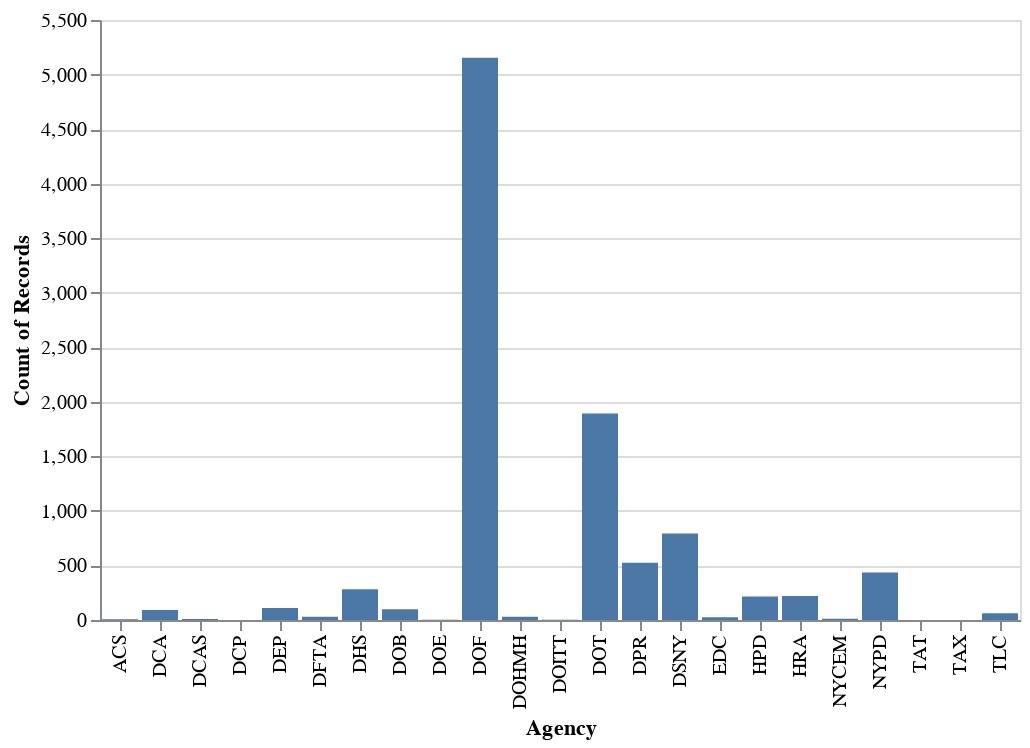

The notebook cell saved with this chart:
### Code cell
alt.Chart(phone_calls).mark_bar().encode(
    x='Agency',
    y='count()',
)

### Figure 1 — Vega specification as saved in the notebook (floating-point values rounded to 4 significant figures)
{"$schema": "https://vega.github.io/schema/vega/v5.json", "data": [{"name": "source_0", "values": [{"Agency": "DPR", "__count": 524}, {"Agency": "DOF", "__count": 5154}, {"Agency": "DOT", "__count": 1892}, {"Agency": "HPD", "__count": 215}, {"Agency": "HRA", "__count": 219}, {"Agency": "DSNY", "__count": 794}, {"Agency": "TLC", "__count": 62}, {"Agency": "DOB", "__count": 98}, {"Agency": "NYPD", "__count": 435}, {"Agency": "DFTA", "__count": 29}, {"Agency": "DCA", "__count": 92}, {"Agency": "DHS", "__count": 283}, {"Agency": "DEP", "__count": 109}, {"Agency": "NYCEM", "__count": 12}, {"Agency": "DOE", "__count": 3}, {"Agency": "EDC", "__count": 26}, {"Agency": "DOHMH", "__count": 30}, {"Agency": "DOITT", "__count": 2}, {"Agency": "ACS", "__count": 8}, {"Agency": "TAT", "__count": 1}, {"Agency": "DCAS", "__count": 10}, {"Agency": "DCP", "__count": 1}, {"Agency": "TAX", "__count": 1}]}, {"name": "source_0_x_domain_Agency", "values": [{"Agency": "DPR"}, {"Agency": "DOF"}, {"Agency": "DOT"}, {"Agency": "HPD"}, {"Agency": "HRA"}, {"Agency": "DSNY"}, {"Agency": "TLC"}, {"Agency": "DOB"}, {"Agency": "NYPD"}, {"Agency": "DFTA"}, {"Agency": "DCA"}, {"Agency": "DHS"}, {"Agency": "DEP"}, {"Agency": "NYCEM"}, {"Agency": "DOE"}, {"Agency": "EDC"}, {"Agency": "DOHMH"}, {"Agency": "DOITT"}, {"Agency": "ACS"}, {"Agency": "TAT"}, {"Agency": "DCAS"}, {"Agency": "DCP"}, {"Agency": "TAX"}]}, {"name": "source_0_y_domain___count", "values": [{"min": 1, "max": 5154}]}], "signals": [{"name": "x_step", "value": 20}, {"name": "width", "update": "bandspace(domain('x').length, 0.1, 0.05) * x_step"}], "marks": [{"type": "rect", "name": "marks", "from": {"data": "source_0"}, "encode": {"update": {"y": {"field": "__count", "scale": "y"}, "x": {"field": "Agency", "scale": "x"}, "width": {"signal": "max(0.25, bandwidth('x'))"}, "ariaRoleDescription": {"value": "bar"}, "y2": {"value": 0, "scale": "y"}, "description": {"signal": "\"Agency: \" + (isValid(datum[\"Agency\"]) ? datum[\"Agency\"] : \"\"+datum[\"Agency\"]) + \"; Count of Records: \" + (format(datum[\"__count\"], \"\"))"}, "fill": {"value": "#4c78a8"}}}, "style": ["bar"]}], "scales": [{"name": "x", "type": "band", "domain": {"data": "source_0_x_domain_Agency", "field": "Agency", "sort": true}, "range": {"step": {"signal": "x_step"}}, "paddingInner": 0.1, "paddingOuter": 0.05}, {"name": "y", "type": "linear", "domain": [{"signal": "(data(\"source_0_y_domain___count\")[0] || {}).min"}, {"signal": "(data(\"source_0_y_domain___count\")[0] || {}).max"}], "range": [{"signal": "height"}, 0], "zero": true, "nice": true}], "axes": [{"scale": "y", "tickCount": {"signal": "ceil(height/40)"}, "orient": "left", "domain": false, "aria": false, "ticks": false, "minExtent": 0, "zindex": 0, "labels": false, "grid": true, "gridScale": "x", "maxExtent": 0}, {"scale": "x", "grid": false, "labelAlign": "right", "zindex": 0, "labelBaseline": "middle", "title": "Agency", "labelAngle": 270, "orient": "bottom"}, {"scale": "y", "zindex": 0, "title": "Count of Records", "grid": false, "orient": "left", "labelOverlap": true, "tickCount": {"signal": "ceil(height/40)"}}], "background": "white", "padding": 5, "height": 300, "style": "cell"}
